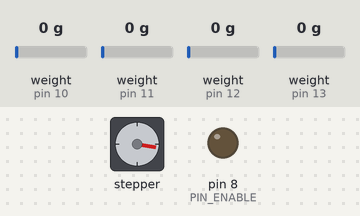
Bench run of a program on a simulated Arduino Uno, built with avr-gcc and run on an emulated ATmega328P. On the bench: stepper motor, output pins drawn as LEDs (lit = HIGH). The test bench sets the inputs (shaded band); at power-on: weight on the scale (sensors on pin 10, pin 12, pin 11, pin 13) 0 g. Stepper angles assume 200 steps per turn; what the program prints to the serial monitor is not drawn.

Above: at 2.2 s.
2.3 s: weight on the scale (sensor on pin 10) set to 100 g
At 7.6 s:
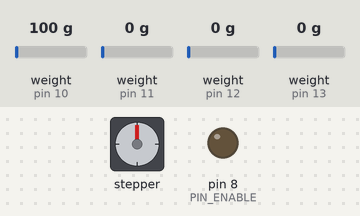
16.1 s: weight on the scale (sensor on pin 12) set to 100 g
29.9 s: weight on the scale (sensor on pin 11) set to 100 g
43.7 s: weight on the scale (sensor on pin 13) set to 100 g
At 58.35 s:
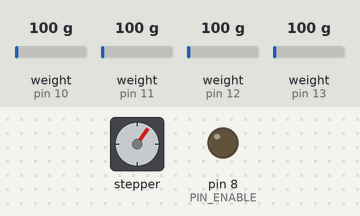
Timing chart, 0 to 58.7 s (numbered marks = the images above; inputs shaded):
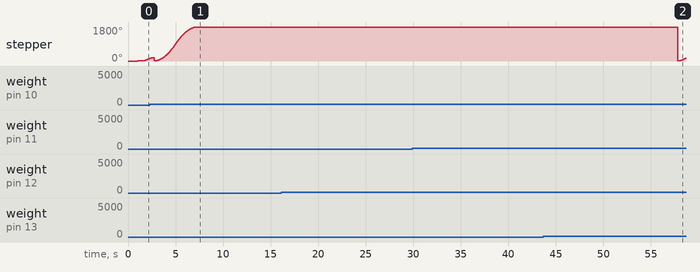

The program:

main.cpp
```cpp
#include <Arduino.h>      //inclusion des fonctions arduino pour platformio
#include <Hx711.h>        //librairie de la carte de mesure en pont de wheatstone Hx711 attention librairie perso base sur première librairie
#include <stdint.h>
#include <AccelStepper.h> //librairie de pilotage de moteurs pas à pas
#include "Axe.h"
#include "Plateau.h"
#include "Capteur.h"
#include "Balance.h"

#define PIN_SENS_MOTEUR2 9 // controle moteur 2
#define PIN_ENABLE 8

#define X_COURROIE_PAS 2       //pas de la courroie de l'axe x
#define Y_COURROIE_PAS 2       //pas de la courroie de l'axe y

#define X_VITESSE_MAX 500      //pas par seconde
#define X_ACCELERATION_MAX 200 //pas par seconde² ATTENTION à calculer en fonction de la masse, du couple moteur et de la transmission

#define Y_VITESSE_MAX 500   //pas par seconde
#define Y_ACCELERATION_MAX 200 //pas par seconde² ATTENTION à calculer en fonction de la masse, du couple moteur et de la transmission


// axe X moteur 1  pin 2 = step, pin 5 = direction
// axe X moteur 2  step dupliqué physiquement sur la carte de commande, pin 13 = direction
// axe Y moteur 3 pin 3 = step, pin 6 = direction
// axe Z moteur 4 pin 4 = step, pin 7 = direction


//AccelStepper xaxis(AccelStepper::DRIVER, 2, 5);
//AccelStepper yaxis(AccelStepper::DRIVER, 3, 6);
//moteur axe X POO
// Axe X(2,5,X_VITESSE_MAX,X_ACCELERATION_MAX);   // DONNER STRUCTURE AXE
// Axe Y(3,6,Y_VITESSE_MAX,Y_ACCELERATION_MAX);
// Axe Z(4,7,Y_VITESSE_MAX,Y_ACCELERATION_MAX);


Plateau plateauBanc;
Balance balanceBanc;


//Capteur un(10,A0,-60,-87.5);

// float capteur1_valeur=0;
// float capteur1_offset=0;
// float capteur1_fact=1;

bool first = true;

void setup()
{
  Serial.begin(9600);
  delay(1000);


  // X.setup(); //POO
  //Y.setup();
  //Z.setup();
  // pinMode(PIN_ENABLE, OUTPUT);
  // pinMode(PIN_SENS_MOTEUR2, OUTPUT);
  // digitalWrite(PIN_SENS_MOTEUR2,1);
  // digitalWrite(PIN_ENABLE,0);

  plateauBanc.setupPlateau();

  Serial.println("setup main");
}

void loop()
{
  if (first)
  {
    plateauBanc.Increment1();
    plateauBanc.deplacerPlateau();
    plateauBanc.Increment10();
    plateauBanc.deplacerPlateau();
    plateauBanc.Increment100();
    plateauBanc.deplacerPlateau();
    plateauBanc.Increment1000();
    plateauBanc.deplacerPlateau();

    balanceBanc.mesurerPoidsPlateauAVide();
    balanceBanc.tareZero();
    balanceBanc.mesurer_poids();


    //un.mesurer_le_poids();
    //un.envoie_donnees(1,10);
    plateauBanc.deplacerPlateau();
    first=false;
  }
}


//------------------------------------------------------------------------------------//
/*Servomoteur X(2,5,500,200);
    X.setup(); //POO
    Serial.println("X.deplacer(20);");

    X.deplacer(150);

    first=false;
    Serial.println("findeplacer");
 //----------------------Fonctionne----------------------------------------------//
  pinMode(PIN_ENABLE, OUTPUT);
  pinMode(PIN_SENS_MOTEUR2, OUTPUT);
  digitalWrite(PIN_SENS_MOTEUR2,1);
  digitalWrite(PIN_ENABLE,0);

  AccelStepper xaxis(AccelStepper::DRIVER, 2, 5);
  xaxis.setCurrentPosition(0);
  Serial.println("setcurrentpos");

  xaxis.setMaxSpeed(500);
  Serial.println("setMaxSpeed");

  xaxis.setAcceleration(200);
  Serial.println("setAcceleration");

  xaxis.runToNewPosition(-150);
  first=false;*/
```

Source omitted: base.cpp (19264 bytes)

Measured:
- after the input at 16.1 s, every drawn part: stays the same
- after the input at 29.9 s, every drawn part: stays the same
